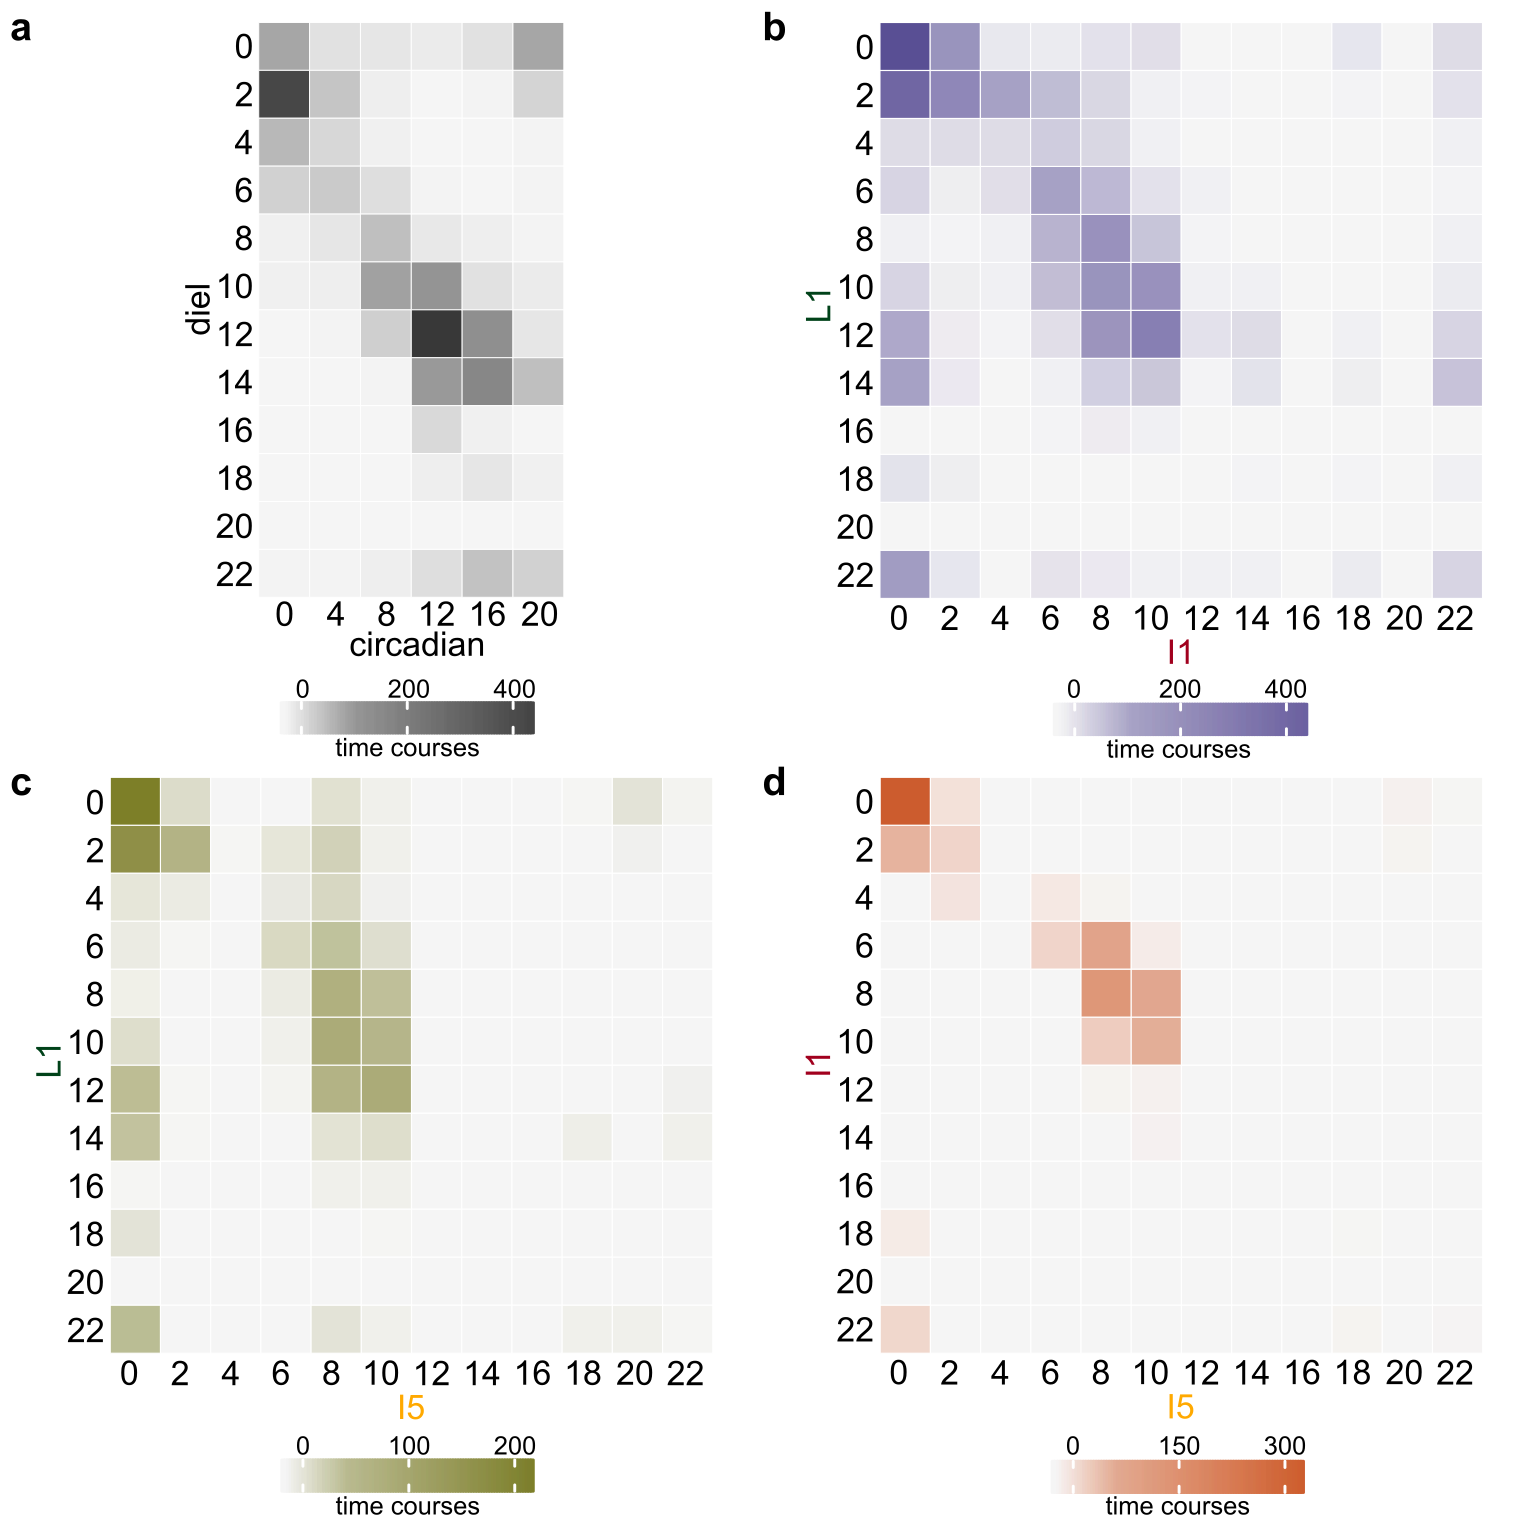

The script that drew this image:
library("ComplexHeatmap")
library("circlize")


zero = "#f7f7f7"
L1I1 = "#5a5096"
L1I5 = "#7D802B"
I1I5 = "#CE5E2E"
DC = "#383838"

#FigureS4A
heatmap_phases0 <- read.csv("FigureS4_d_c_heatmaps.txt", sep="\t")
heatmap_phases_dc <- heatmap_phases0[,-1]
rownames(heatmap_phases_dc) <- heatmap_phases0[,1]
DC <- Heatmap(heatmap_phases_dc, 
                col = colorRamp2(c(0, 115, 450), c(zero, "#979797", DC)),
                name = "time courses",
                cluster_columns = FALSE,
                cluster_rows = FALSE,
                rect_gp = gpar(col= "white"),
                row_title = "diel",
                row_names_side = "left",
                column_title = "circadian",
                column_names_side = "bottom"
                )

#FigureS4B
heatmap_phases0 <- read.csv("FigureS4_f1_e1_heatmaps.txt", sep="\t")
heatmap_phases_f1e1 <- heatmap_phases0[,-1]
rownames(heatmap_phases_f1e1) <- heatmap_phases0[,1]
L1I1 <- Heatmap(heatmap_phases_f1e1, 
        col = colorRamp2(c(0, 60, 240), c(zero, "#A8A3C6", L1I1)),
        name = "time courses",
        cluster_columns = FALSE,
        cluster_rows = FALSE,
        rect_gp = gpar(col= "white"),
        row_title = "L1",
        row_names_side = "left",
        column_title = "I1",
        column_names_side = "bottom"
        )

#FigureS4C
heatmap_phases0 <- read.csv("FigureS4_f1_e5_heatmaps.txt", sep="\t")
heatmap_phases_f1e5 <- heatmap_phases0[,-1]
rownames(heatmap_phases_f1e5) <- heatmap_phases0[,1]
L1I5 <- Heatmap(heatmap_phases_f1e5, 
        col = colorRamp2(c(0, 75, 300), c(zero, "#BABB91", L1I5)),
        name = "time courses",
        cluster_columns = FALSE,
        cluster_rows = FALSE,
        rect_gp = gpar(col= "white"),
        row_title = "L1",
        row_names_side = "left",
        column_title = "I5",
        column_names_side = "bottom"
        )

#FigureS4D
heatmap_phases0 <- read.csv("FigureS4_e1_e5_heatmaps.txt", sep="\t")
heatmap_phases_e1e5 <- heatmap_phases0[,-1]
rownames(heatmap_phases_e1e5) <- heatmap_phases0[,1]

I1I5 <- Heatmap(heatmap_phases_e1e5, 
        col = colorRamp2(c(0, 150, 600), c(zero, "#E2AA92", I1I5)),
        name = "time courses",
        cluster_columns = FALSE,
        cluster_rows = FALSE,
        rect_gp = gpar(col= "white"),
        row_title = "I1",
        row_names_side = "left",
        column_title = "I5",
        column_names_side = "bottom"
        )
